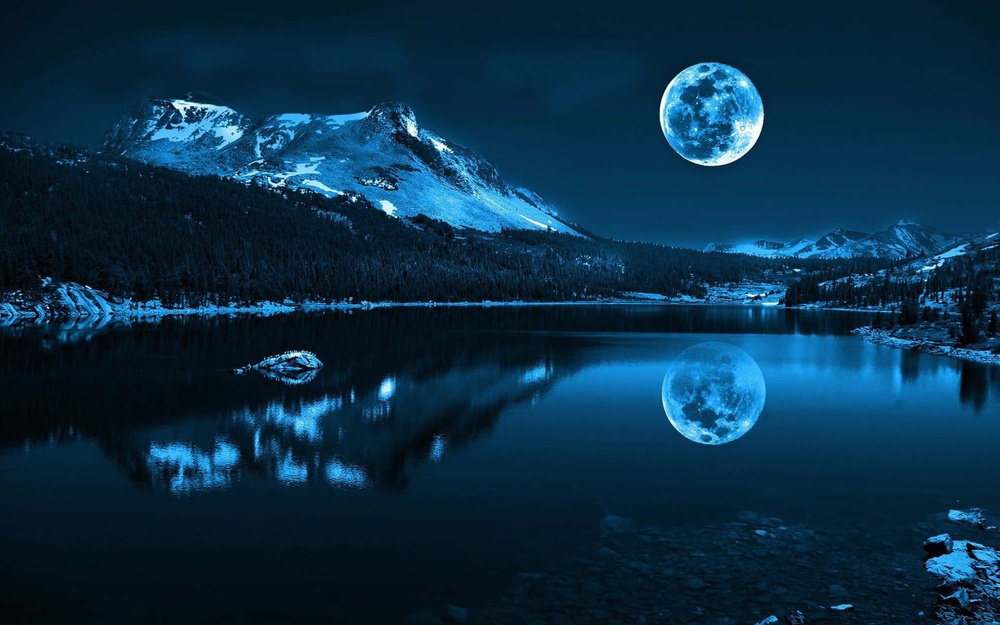
#> input picture night.jpg, 1000 x 625 px, shrunk from 1920 x 1200 before the run
$ python 'DIP Lab 5(Edge Detection).py'
#> lines starting #> are read from the running program, lines starting #| are printed output that depends on the picture; after the words box and inside, x2 and y2 are one past the last pixel; in counts of white or black regions, pixels touching at a corner belong together
import numpy as np
from PIL import Image
from scipy.ndimage import convolve, gaussian_laplace
import matplotlib.pyplot as plt

def load_image(image_path):
    """Load an image and convert it to RGB."""
#> called with image_path = 'night.jpg'
    return Image.open(image_path).convert('RGB')
#> returned value is the input picture: PIL image 1000x625 RGB; mean R, G, B 10, 46.5, 71.2

def apply_roberts(image):
    """Apply Roberts operator."""
    roberts_operator = np.array([[1, 0], [0, -1]])
    edges = np.zeros(image.shape)

    for channel in range(3):
        edges_channel = np.abs(convolve(image[:, :, channel].astype(float), roberts_operator))
        edges[:, :, channel] = edges_channel
#> this loop made 3 passes
#> pass 1, in apply_roberts, `edges_channel = np.abs(convolve(image[:, :, channel].astype(float), ro..`:
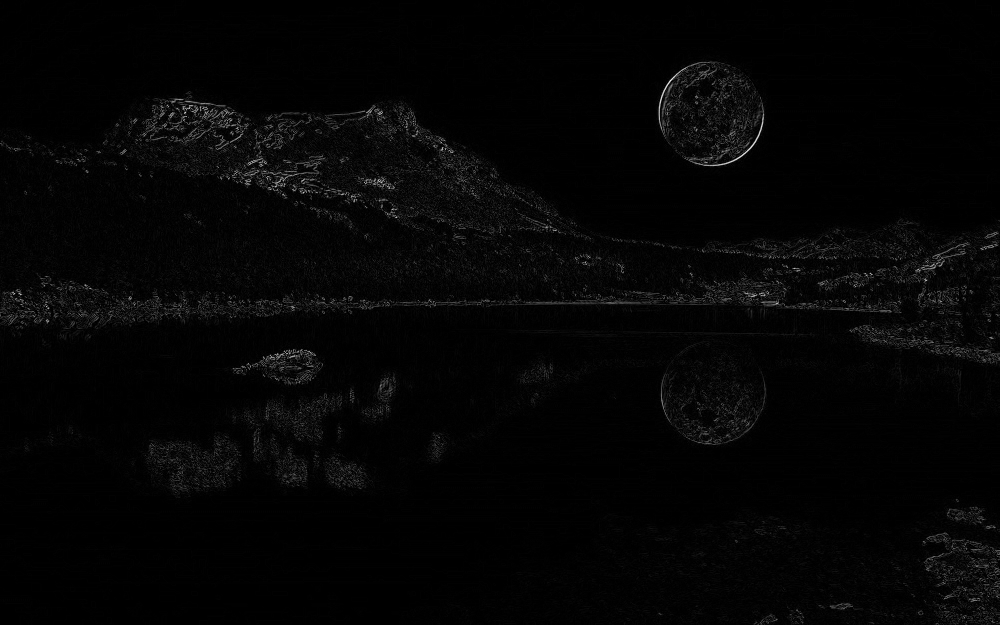
#> edges_channel: shape (625, 1000) float64; min 0, max 232, mean 4.7

    return np.clip(np.sqrt(np.sum(edges ** 2, axis=2)), 0, 255)
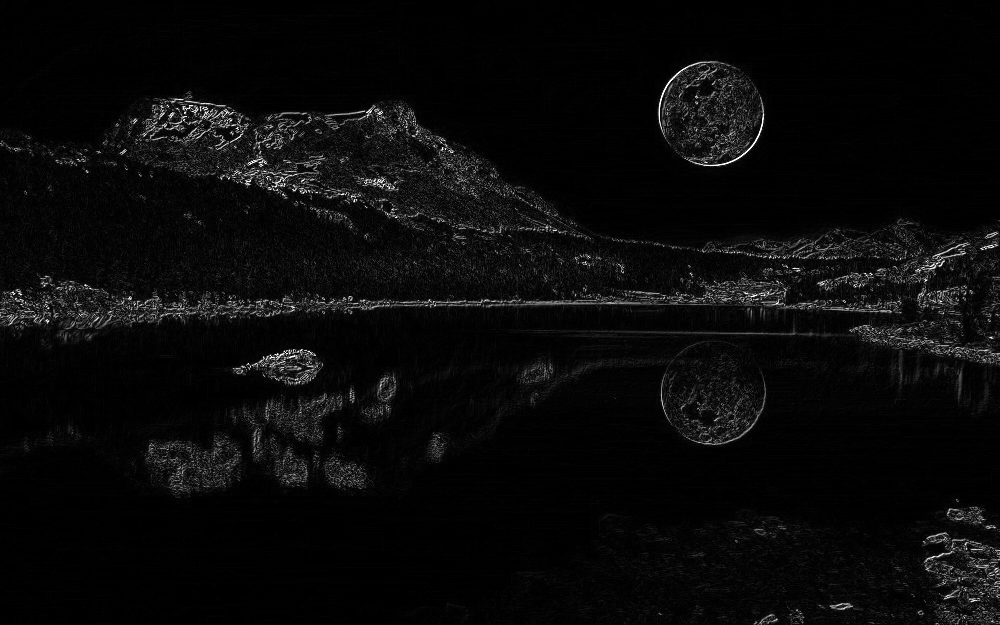
#> returned value: shape (625, 1000) float64; min 0, max 255, mean 10

def apply_sobel(image):
    """Apply Sobel operator."""
    sobel_operator_x = np.array([[-1, 0, 1], [-2, 0, 2], [-1, 0, 1]])
    sobel_operator_y = sobel_operator_x.T
    edges = np.zeros(image.shape)

    for channel in range(3):
        edges_x = convolve(image[:, :, channel].astype(float), sobel_operator_x)
        edges_y = convolve(image[:, :, channel].astype(float), sobel_operator_y)
        edges_channel = np.sqrt(edges_x ** 2 + edges_y ** 2)
        edges[:, :, channel] = edges_channel
#> this loop made 3 passes
#> pass 1, in apply_sobel, `edges_x = convolve(image[:, :, channel].astype(float), sobel_operator_x)`:
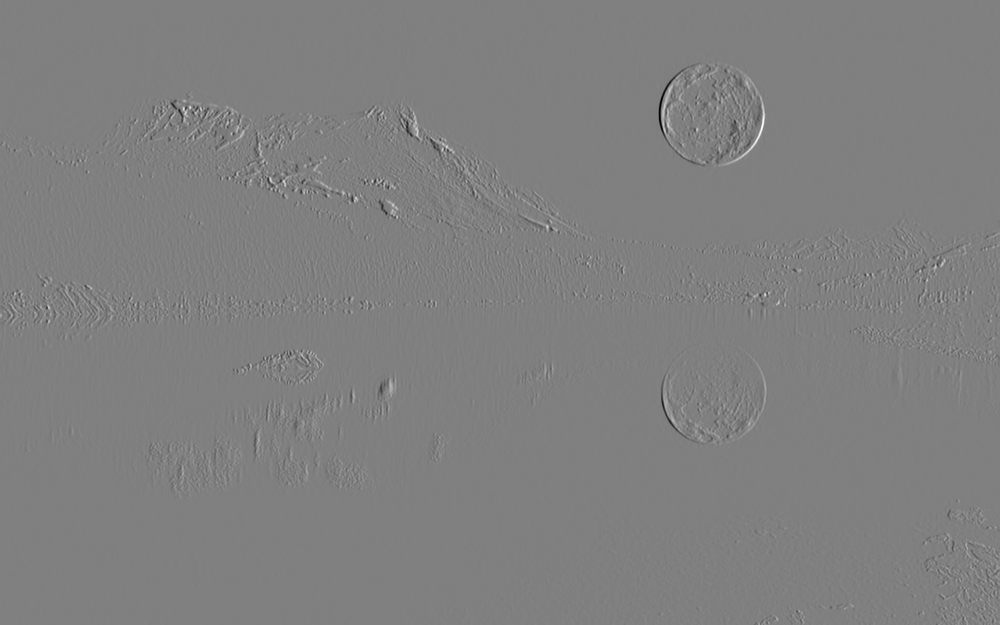
#> edges_x: shape (625, 1000) float64; min -973, max 964, mean 0; drawn with min black and max white
#> pass 1, in apply_sobel, `edges_y = convolve(image[:, :, channel].astype(float), sobel_operator_y)`:
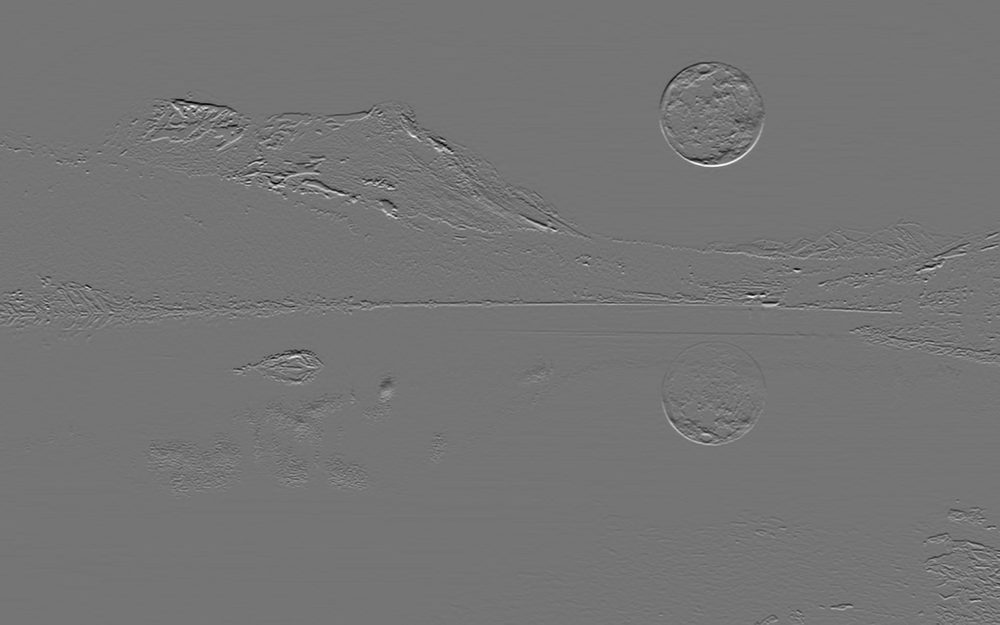
#> edges_y: shape (625, 1000) float64; min -803, max 946, mean 0; drawn with min black and max white
#> after the loop:
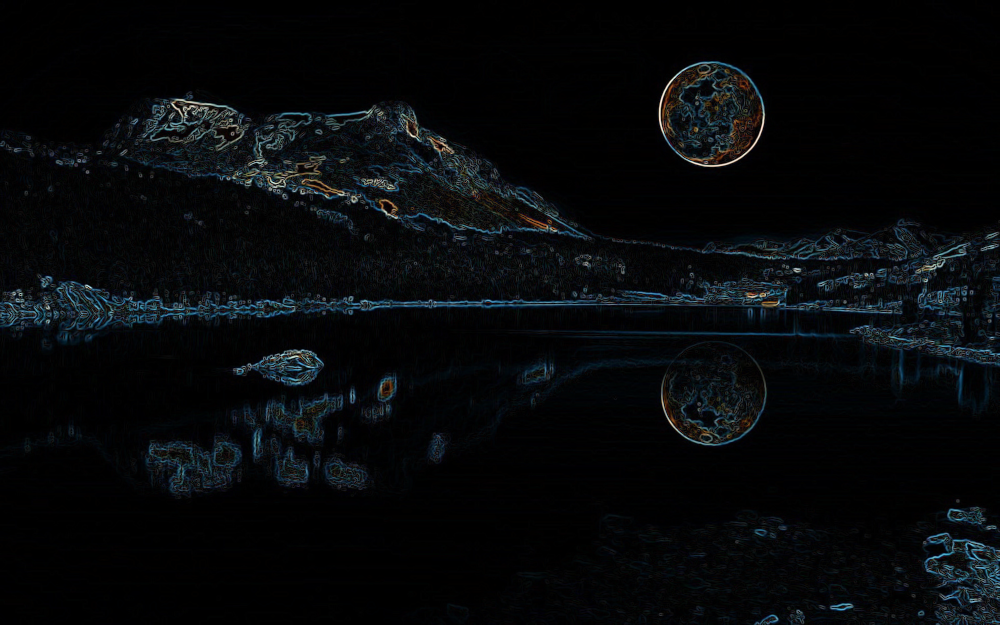
#> edges: shape (625, 1000, 3) float64; mean R, G, B 27.8, 36.1, 42.8; drawn with min black and max white

    return np.clip(np.sqrt(np.sum(edges ** 2, axis=2)), 0, 255)
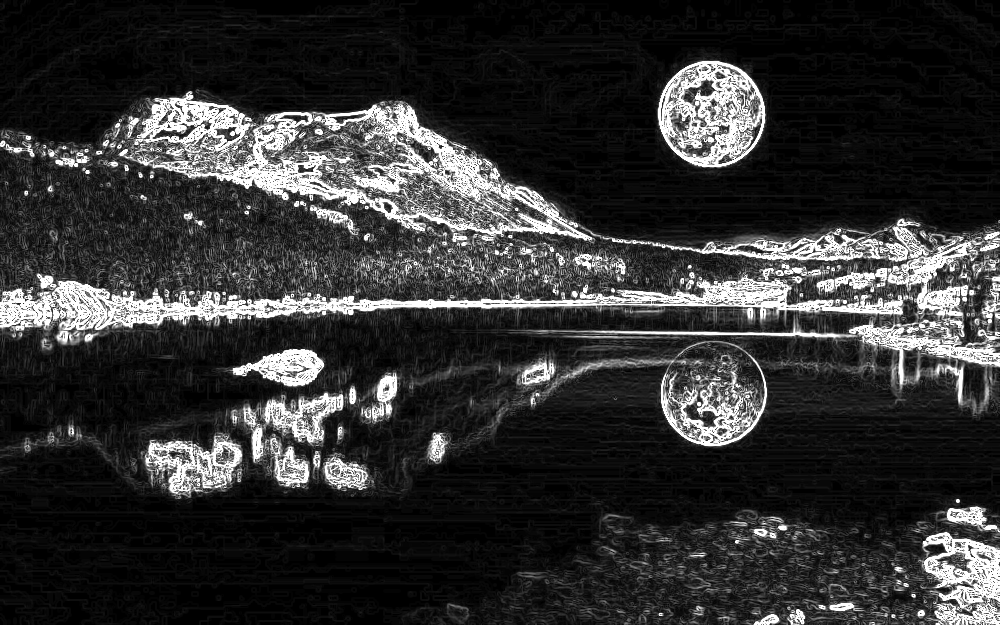
#> returned value: shape (625, 1000) float64; min 0, max 255, mean 50.7

def apply_prewitt(image):
    """Apply Prewitt operator."""
    prewitt_operator_x = np.array([[-1, 0, 1], [-1, 0, 1], [-1, 0, 1]])
    prewitt_operator_y = prewitt_operator_x.T
    edges = np.zeros(image.shape)

    for channel in range(3):
        edges_x = convolve(image[:, :, channel].astype(float), prewitt_operator_x)
        edges_y = convolve(image[:, :, channel].astype(float), prewitt_operator_y)
        edges_channel = np.sqrt(edges_x ** 2 + edges_y ** 2)
        edges[:, :, channel] = edges_channel

    return np.clip(np.sqrt(np.sum(edges ** 2, axis=2)), 0, 255)
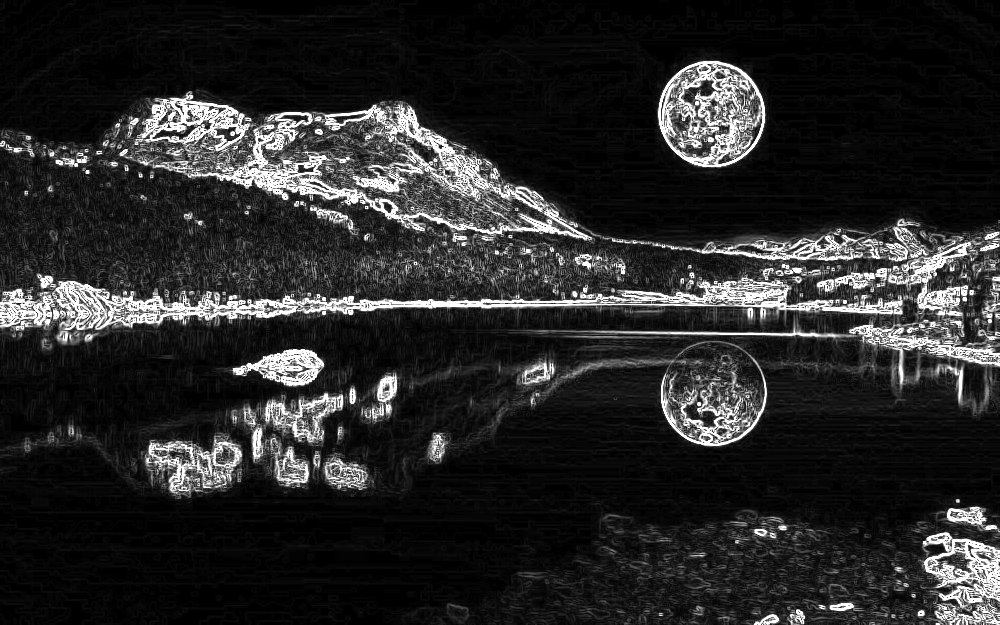
#> returned value: shape (625, 1000) float64; min 0, max 255, mean 40.9

def apply_isotropic(image):
    """Apply Isotropic operator (Laplacian of Gaussian)."""
    # Adjusting the kernel size and sigma for better edge detection
    h = gaussian_laplace(np.zeros((5, 5)), sigma=1)  # Experiment with different sigma
    edges = np.zeros(image.shape)

    for channel in range(3):
        edges_channel = np.abs(convolve(image[:, :, channel].astype(float), h))
        edges[:, :, channel] = edges_channel
#> edges: shape (625, 1000, 3) float64; every value is 0

    return np.clip(np.sqrt(np.sum(edges ** 2, axis=2)), 0, 255)

# Main code execution
image_path = 'night.jpg'  # Change to your image path
input_image = load_image(image_path)
input_image_np = np.array(input_image)

# Apply edge detection operators
edges_roberts = apply_roberts(input_image_np)
edges_sobel = apply_sobel(input_image_np)
edges_prewitt = apply_prewitt(input_image_np)
edges_isotropic = apply_isotropic(input_image_np)

# Threshold value for clarity (adjust as needed)
threshold = 0.05 * 255

# Apply thresholding
edges_roberts[edges_roberts < threshold] = 0
edges_sobel[edges_sobel < threshold] = 0
edges_prewitt[edges_prewitt < threshold] = 0
edges_isotropic[edges_isotropic < threshold] = 0

# Display results
plt.figure(figsize=(12, 8))
plt.subplot(2, 3, 1)
plt.imshow(input_image_np)
plt.title('Original Image')
plt.axis('off')

plt.subplot(2, 3, 2)
plt.imshow(edges_roberts, cmap='gray')
plt.title('Roberts Operator')
plt.axis('off')

plt.subplot(2, 3, 3)
plt.imshow(edges_sobel, cmap='gray')
plt.title('Sobel Operator')
plt.axis('off')

plt.subplot(2, 3, 4)
plt.imshow(edges_prewitt, cmap='gray')
plt.title('Prewitt Operator')
plt.axis('off')

plt.subplot(2, 3, 5)
plt.imshow(edges_isotropic, cmap='gray')
plt.title('Isotropic Operator')
plt.axis('off')

# Adjust the layout
plt.suptitle('Edge Detection Results with Thresholding')
plt.tight_layout()
plt.subplots_adjust(top=0.88)
plt.show()

$ run again, with flower.jpg copied over night.jpg
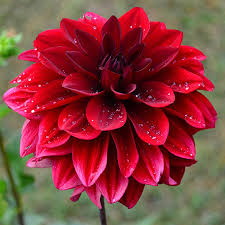
#> input picture flower.jpg, 225 x 225 px
#> in load_image, returned value is the input picture: PIL image 225x225 RGB; mean R, G, B 137.7, 61.1, 61.6
#> after the loop in apply_sobel, `for channel in range(3):`:
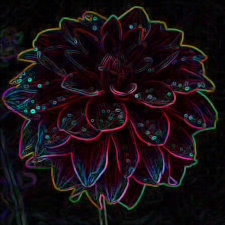
#> edges: shape (225, 225, 3) float64; mean R, G, B 96.5, 61.4, 78; drawn with min black and max white
#> in apply_prewitt, `return np.clip(np.sqrt(np.sum(edges ** 2, axis=2)), 0, 255)`:
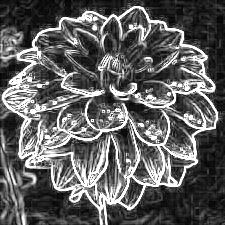
#> returned value: shape (225, 225) float64; min 0, max 255, mean 96.7
#> edges_prewitt: shape (225, 225) float64; 2.5% of pixels changed, all inside (x1, y1, x2, y2) = (0, 0, 225, 225)

$ run again, with linear_interpolation_resized_purple.jpg copied over night.jpg
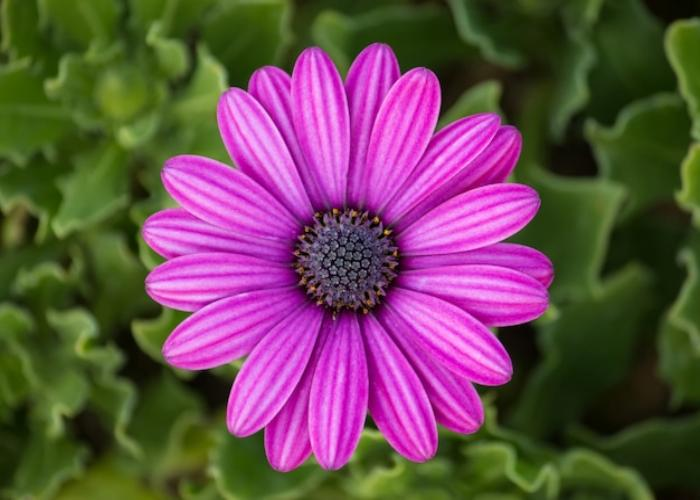
#> input picture linear_interpolation_resized_purple.jpg, 700 x 500 px
#> in load_image, returned value is the input picture: PIL image 700x500 RGB; mean R, G, B 106.2, 74.9, 82.7
#> after the loop in apply_sobel, `for channel in range(3):`:
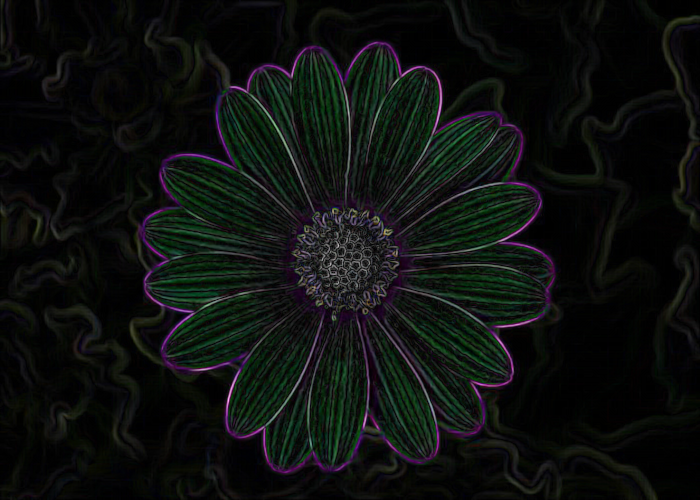
#> edges: shape (500, 700, 3) float64; mean R, G, B 42.6, 51, 45.2; drawn with min black and max white
#> in apply_prewitt, `return np.clip(np.sqrt(np.sum(edges ** 2, axis=2)), 0, 255)`:
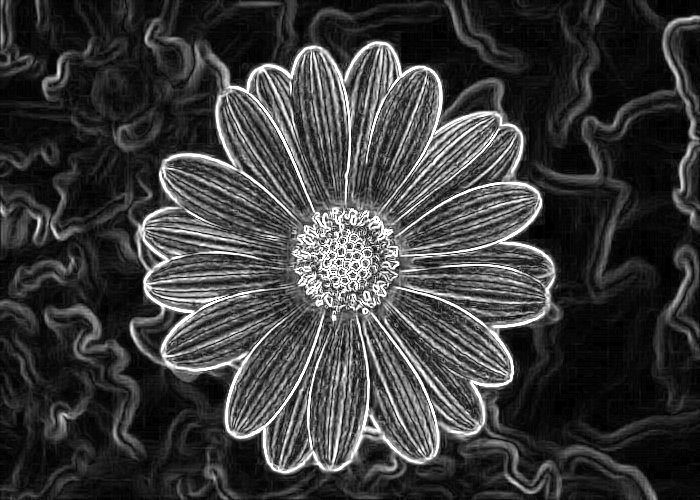
#> returned value: shape (500, 700) float64; min 0, max 255, mean 59.6
#> edges_prewitt: shape (500, 700) float64; 19.12% of pixels changed, all inside (x1, y1, x2, y2) = (0, 0, 700, 500)

$ run again, with noisy_purple.jpg copied over night.jpg
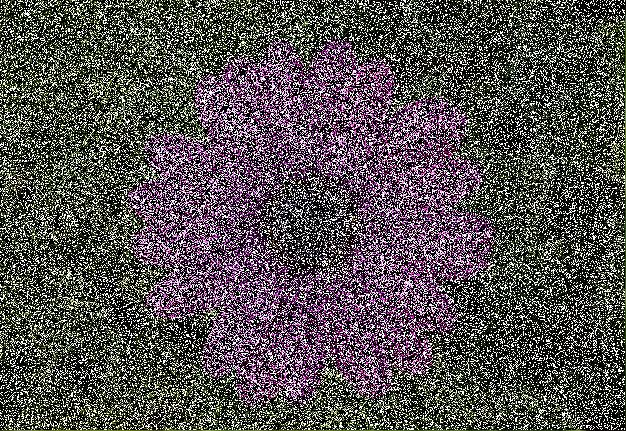
#> input picture noisy_purple.jpg, 626 x 431 px
#> in load_image, returned value is the input picture: PIL image 626x431 RGB; mean R, G, B 87.6, 82.6, 84
#> in apply_prewitt, `return np.clip(np.sqrt(np.sum(edges ** 2, axis=2)), 0, 255)`:
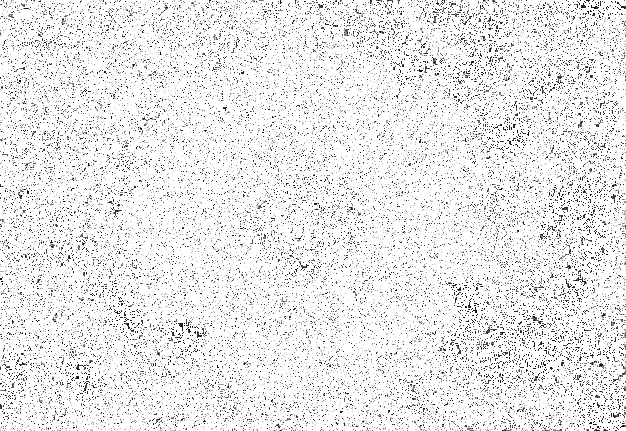
#> returned value: shape (431, 626) float64; min 0, max 255, mean 234.6
#> edges_prewitt: shape (431, 626) float64; 0.45% of pixels changed, all inside (x1, y1, x2, y2) = (0, 0, 624, 431)
